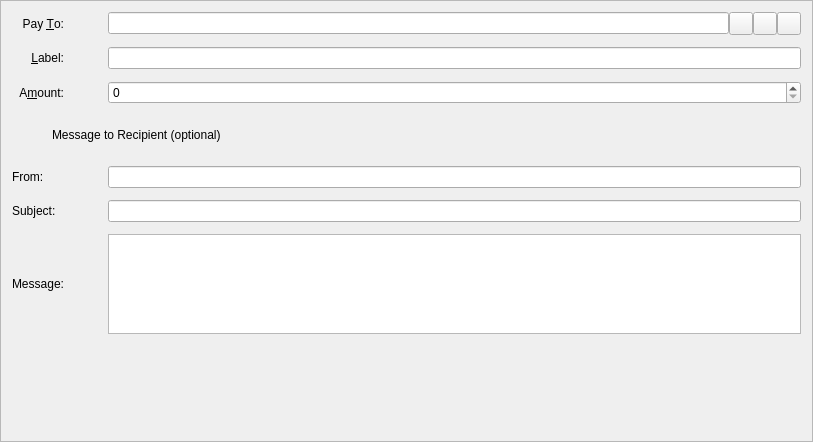
<?xml version="1.0" encoding="UTF-8"?>
<ui version="4.0">
 <class>SendCoinsEntry</class>
 <widget class="QFrame" name="SendCoinsEntry">
  <property name="geometry">
   <rect>
    <x>0</x>
    <y>0</y>
    <width>813</width>
    <height>442</height>
   </rect>
  </property>
  <property name="windowTitle">
   <string>Form</string>
  </property>
  <property name="styleSheet">
   <string notr="true"/>
  </property>
  <property name="frameShape">
   <enum>QFrame::StyledPanel</enum>
  </property>
  <property name="frameShadow">
   <enum>QFrame::Sunken</enum>
  </property>
  <layout class="QGridLayout" name="gridLayout">
   <property name="spacing">
    <number>12</number>
   </property>
   <item row="3" column="0">
    <widget class="QLabel" name="label_2">
     <property name="text">
      <string>Pay &amp;To:</string>
     </property>
     <property name="alignment">
      <set>Qt::AlignRight|Qt::AlignTrailing|Qt::AlignVCenter</set>
     </property>
     <property name="buddy">
      <cstring>payTo</cstring>
     </property>
    </widget>
   </item>
   <item row="8" column="1">
    <widget class="QPushButton" name="btnSubject">
     <property name="maximumSize">
      <size>
       <width>20</width>
       <height>20</height>
      </size>
     </property>
     <property name="toolTip">
      <string notr="true"/>
     </property>
     <property name="statusTip">
      <string notr="true"/>
     </property>
     <property name="whatsThis">
      <string notr="true"/>
     </property>
     <property name="accessibleName">
      <string notr="true"/>
     </property>
     <property name="accessibleDescription">
      <string notr="true"/>
     </property>
     <property name="styleSheet">
      <string notr="true">border: none;</string>
     </property>
     <property name="icon">
      <iconset>
       <normaloff>:/icons/add+</normaloff>:/icons/add+</iconset>
     </property>
     <property name="shortcut">
      <string notr="true"/>
     </property>
    </widget>
   </item>
   <item row="5" column="0">
    <widget class="QLabel" name="label">
     <property name="text">
      <string>A&amp;mount:</string>
     </property>
     <property name="alignment">
      <set>Qt::AlignRight|Qt::AlignTrailing|Qt::AlignVCenter</set>
     </property>
     <property name="buddy">
      <cstring>payAmount</cstring>
     </property>
    </widget>
   </item>
   <item row="7" column="2">
    <widget class="QLineEdit" name="txtFrom"/>
   </item>
   <item row="3" column="2">
    <layout class="QHBoxLayout" name="payToLayout">
     <property name="spacing">
      <number>0</number>
     </property>
     <item>
      <widget class="QValidatedLineEdit" name="payTo">
       <property name="toolTip">
        <string>The address to send the payment to (e.g. FdK3qf3ro9t8j8Q3zY2JUqLGjnhBXfSped)</string>
       </property>
       <property name="maxLength">
        <number>34</number>
       </property>
      </widget>
     </item>
     <item>
      <widget class="QToolButton" name="addressBookButton">
       <property name="toolTip">
        <string>Choose address from address book</string>
       </property>
       <property name="text">
        <string/>
       </property>
       <property name="icon">
        <iconset resource="../bitcoin.qrc">
         <normaloff>:/icons/address-book</normaloff>:/icons/address-book</iconset>
       </property>
       <property name="shortcut">
        <string>Alt+A</string>
       </property>
      </widget>
     </item>
     <item>
      <widget class="QToolButton" name="pasteButton">
       <property name="toolTip">
        <string>Paste address from clipboard</string>
       </property>
       <property name="text">
        <string/>
       </property>
       <property name="icon">
        <iconset resource="../bitcoin.qrc">
         <normaloff>:/icons/editpaste</normaloff>:/icons/editpaste</iconset>
       </property>
       <property name="shortcut">
        <string>Alt+P</string>
       </property>
      </widget>
     </item>
     <item>
      <widget class="QToolButton" name="deleteButton">
       <property name="toolTip">
        <string>Remove this recipient</string>
       </property>
       <property name="text">
        <string/>
       </property>
       <property name="icon">
        <iconset resource="../bitcoin.qrc">
         <normaloff>:/icons/remove</normaloff>:/icons/remove</iconset>
       </property>
      </widget>
     </item>
    </layout>
   </item>
   <item row="4" column="2">
    <layout class="QHBoxLayout" name="horizontalLayout_2">
     <property name="spacing">
      <number>0</number>
     </property>
     <item>
      <widget class="QValidatedLineEdit" name="addAsLabel">
       <property name="enabled">
        <bool>true</bool>
       </property>
       <property name="toolTip">
        <string>Enter a label for this address to add it to your address book</string>
       </property>
      </widget>
     </item>
    </layout>
   </item>
   <item row="5" column="2">
    <layout class="QHBoxLayout" name="horizontalLayout_3" stretch="0">
     <property name="spacing">
      <number>0</number>
     </property>
     <property name="leftMargin">
      <number>0</number>
     </property>
     <item>
      <widget class="BitcoinAmountField" name="payAmount"/>
     </item>
    </layout>
   </item>
   <item row="4" column="0">
    <widget class="QLabel" name="label_4">
     <property name="text">
      <string>&amp;Label:</string>
     </property>
     <property name="alignment">
      <set>Qt::AlignRight|Qt::AlignTrailing|Qt::AlignVCenter</set>
     </property>
     <property name="buddy">
      <cstring>addAsLabel</cstring>
     </property>
    </widget>
   </item>
   <item row="10" column="2">
    <widget class="QLabel" name="lblCharRemain">
     <property name="text">
      <string/>
     </property>
    </widget>
   </item>
   <item row="7" column="1">
    <widget class="QPushButton" name="btnFrom">
     <property name="maximumSize">
      <size>
       <width>20</width>
       <height>20</height>
      </size>
     </property>
     <property name="toolTip">
      <string notr="true"/>
     </property>
     <property name="statusTip">
      <string notr="true"/>
     </property>
     <property name="whatsThis">
      <string notr="true"/>
     </property>
     <property name="accessibleName">
      <string notr="true"/>
     </property>
     <property name="accessibleDescription">
      <string notr="true"/>
     </property>
     <property name="styleSheet">
      <string notr="true">border: none;</string>
     </property>
     <property name="icon">
      <iconset>
       <normaloff>:/icons/add+</normaloff>:/icons/add+</iconset>
     </property>
     <property name="shortcut">
      <string notr="true"/>
     </property>
    </widget>
   </item>
   <item row="9" column="2">
    <widget class="QPlainTextEdit" name="txtMessage">
     <property name="maximumSize">
      <size>
       <width>16777215</width>
       <height>100</height>
      </size>
     </property>
     <property name="verticalScrollBarPolicy">
      <enum>Qt::ScrollBarAlwaysOff</enum>
     </property>
     <property name="horizontalScrollBarPolicy">
      <enum>Qt::ScrollBarAlwaysOff</enum>
     </property>
     <property name="plainText">
      <string notr="true"/>
     </property>
    </widget>
   </item>
   <item row="6" column="0" colspan="3">
    <layout class="QHBoxLayout" name="hl_M">
     <property name="spacing">
      <number>0</number>
     </property>
     <property name="leftMargin">
      <number>0</number>
     </property>
     <property name="topMargin">
      <number>3</number>
     </property>
     <property name="rightMargin">
      <number>0</number>
     </property>
     <property name="bottomMargin">
      <number>3</number>
     </property>
     <item>
      <widget class="QLabel" name="lblHMessage">
       <property name="minimumSize">
        <size>
         <width>0</width>
         <height>32</height>
        </size>
       </property>
       <property name="font">
        <font>
         <pointsize>9</pointsize>
         <weight>50</weight>
         <bold>false</bold>
        </font>
       </property>
       <property name="toolTip">
        <string/>
       </property>
       <property name="styleSheet">
        <string notr="true">background-image: url(:/icons/res/icons/message2.png);
background-repeat: no-repeat;</string>
       </property>
       <property name="text">
        <string>Message to Recipient (optional)</string>
       </property>
       <property name="indent">
        <number>40</number>
       </property>
      </widget>
     </item>
    </layout>
   </item>
   <item row="8" column="0">
    <widget class="QLabel" name="lblSubject">
     <property name="text">
      <string>Subject:</string>
     </property>
    </widget>
   </item>
   <item row="9" column="0">
    <widget class="QLabel" name="lblMessage">
     <property name="text">
      <string>Message:</string>
     </property>
    </widget>
   </item>
   <item row="7" column="0">
    <widget class="QLabel" name="lblFrom">
     <property name="text">
      <string>From:</string>
     </property>
    </widget>
   </item>
   <item row="8" column="2">
    <widget class="QLineEdit" name="txtSubject"/>
   </item>
   <item row="11" column="2">
    <spacer name="verticalSpacer">
     <property name="orientation">
      <enum>Qt::Vertical</enum>
     </property>
     <property name="sizeHint" stdset="0">
      <size>
       <width>20</width>
       <height>40</height>
      </size>
     </property>
    </spacer>
   </item>
   <item row="9" column="1">
    <widget class="QPushButton" name="btnMessage">
     <property name="maximumSize">
      <size>
       <width>20</width>
       <height>20</height>
      </size>
     </property>
     <property name="toolTip">
      <string notr="true"/>
     </property>
     <property name="statusTip">
      <string notr="true"/>
     </property>
     <property name="whatsThis">
      <string notr="true"/>
     </property>
     <property name="accessibleName">
      <string notr="true"/>
     </property>
     <property name="accessibleDescription">
      <string notr="true"/>
     </property>
     <property name="styleSheet">
      <string notr="true">border: none;</string>
     </property>
     <property name="icon">
      <iconset>
       <normaloff>:/icons/add+</normaloff>:/icons/add+</iconset>
     </property>
     <property name="shortcut">
      <string notr="true"/>
     </property>
    </widget>
   </item>
  </layout>
 </widget>
 <customwidgets>
  <customwidget>
   <class>BitcoinAmountField</class>
   <extends>QSpinBox</extends>
   <header>bitcoinamountfield.h</header>
   <container>1</container>
  </customwidget>
  <customwidget>
   <class>QValidatedLineEdit</class>
   <extends>QLineEdit</extends>
   <header>qvalidatedlineedit.h</header>
  </customwidget>
 </customwidgets>
 <resources>
  <include location="../bitcoin.qrc"/>
 </resources>
 <connections/>
</ui>
